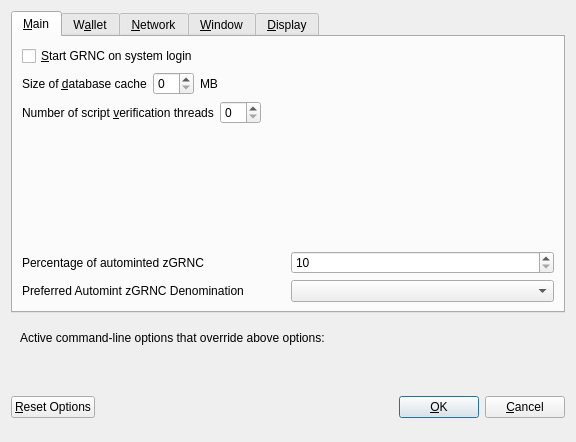
<?xml version="1.0" encoding="UTF-8"?>
<ui version="4.0">
 <class>OptionsDialog</class>
 <widget class="QDialog" name="OptionsDialog">
  <property name="geometry">
   <rect>
    <x>0</x>
    <y>0</y>
    <width>576</width>
    <height>442</height>
   </rect>
  </property>
  <property name="windowTitle">
   <string>Options</string>
  </property>
  <property name="modal">
   <bool>true</bool>
  </property>
  <layout class="QVBoxLayout" name="verticalLayout">
   <item>
    <widget class="QTabWidget" name="tabWidget">
     <property name="currentIndex">
      <number>0</number>
     </property>
     <widget class="QWidget" name="tabMain">
      <attribute name="title">
       <string>&amp;Main</string>
      </attribute>
      <layout class="QVBoxLayout" name="verticalLayout_Main">
       <item>
        <widget class="QCheckBox" name="bitcoinAtStartup">
         <property name="toolTip">
          <string>Automatically start GRNC after logging in to the system.</string>
         </property>
         <property name="text">
          <string>&amp;Start GRNC on system login</string>
         </property>
        </widget>
       </item>
       <item>
        <layout class="QHBoxLayout" name="horizontalLayout_2_Main">
         <item>
          <widget class="QLabel" name="databaseCacheLabel">
           <property name="text">
            <string>Size of &amp;database cache</string>
           </property>
           <property name="textFormat">
            <enum>Qt::PlainText</enum>
           </property>
           <property name="buddy">
            <cstring>databaseCache</cstring>
           </property>
          </widget>
         </item>
         <item>
          <widget class="QSpinBox" name="databaseCache"/>
         </item>
         <item>
          <widget class="QLabel" name="databaseCacheUnitLabel">
           <property name="text">
            <string>MB</string>
           </property>
           <property name="textFormat">
            <enum>Qt::PlainText</enum>
           </property>
          </widget>
         </item>
         <item>
          <spacer name="horizontalSpacer_2_Main">
           <property name="orientation">
            <enum>Qt::Horizontal</enum>
           </property>
           <property name="sizeHint" stdset="0">
            <size>
             <width>40</width>
             <height>20</height>
            </size>
           </property>
          </spacer>
         </item>
        </layout>
       </item>
       <item>
        <layout class="QHBoxLayout" name="horizontalLayout_3_Main">
         <item>
          <widget class="QLabel" name="threadsScriptVerifLabel">
           <property name="text">
            <string>Number of script &amp;verification threads</string>
           </property>
           <property name="textFormat">
            <enum>Qt::PlainText</enum>
           </property>
           <property name="buddy">
            <cstring>threadsScriptVerif</cstring>
           </property>
          </widget>
         </item>
         <item>
          <widget class="QSpinBox" name="threadsScriptVerif">
           <property name="toolTip">
            <string>(0 = auto, &lt;0 = leave that many cores free)</string>
           </property>
          </widget>
         </item>
         <item>
          <spacer name="horizontalSpacer_3_Main">
           <property name="orientation">
            <enum>Qt::Horizontal</enum>
           </property>
           <property name="sizeHint" stdset="0">
            <size>
             <width>40</width>
             <height>20</height>
            </size>
           </property>
          </spacer>
         </item>
        </layout>
       </item>
       <item>
        <spacer name="verticalSpacer_2">
         <property name="orientation">
          <enum>Qt::Vertical</enum>
         </property>
         <property name="sizeHint" stdset="0">
          <size>
           <width>20</width>
           <height>40</height>
          </size>
         </property>
        </spacer>
       </item>
       <item>
        <layout class="QHBoxLayout" name="horizontalLayout_3">
         <item>
          <widget class="QLabel" name="percentage_label">
           <property name="toolTip">
            <string>Percentage of incoming GRNC which get automatically converted to zGRNC via Zerocoin Protocol (min: 10%)</string>
           </property>
           <property name="text">
            <string>Percentage of autominted zGRNC</string>
           </property>
          </widget>
         </item>
         <item>
          <widget class="QSpinBox" name="zeromintPercentage">
           <property name="minimum">
            <number>10</number>
           </property>
           <property name="maximum">
            <number>100</number>
           </property>
          </widget>
         </item>
        </layout>
       </item>
       <item>
        <layout class="QHBoxLayout" name="horizontalLayout" stretch="0,0">
         <property name="sizeConstraint">
          <enum>QLayout::SetFixedSize</enum>
         </property>
         <item>
          <widget class="QLabel" name="labelPreferredDenom">
           <property name="maximumSize">
            <size>
             <width>16777215</width>
             <height>16777215</height>
            </size>
           </property>
           <property name="toolTip">
            <string>Wait with automatic conversion to Zerocoin until enough GRNC for this denomination is available</string>
           </property>
           <property name="text">
            <string>Preferred Automint zGRNC Denomination</string>
           </property>
          </widget>
         </item>
         <item>
          <widget class="QComboBox" name="preferredDenom">
           <property name="maximumSize">
            <size>
             <width>16777215</width>
             <height>27</height>
            </size>
           </property>
           <property name="toolTip">
            <string>Wait with automatic conversion to Zerocoin until enough GRNC for this denomination is available</string>
           </property>
           <property name="maxVisibleItems">
            <number>9</number>
           </property>
           <property name="maxCount">
            <number>9</number>
           </property>
          </widget>
         </item>
        </layout>
       </item>
      </layout>
     </widget>
     <widget class="QWidget" name="tabWallet">
      <attribute name="title">
       <string>W&amp;allet</string>
      </attribute>
      <layout class="QVBoxLayout" name="verticalLayout_Wallet">
       <item>
        <widget class="QGroupBox" name="groupBox">
         <property name="title">
          <string>Expert</string>
         </property>
         <layout class="QVBoxLayout" name="verticalLayout_2">
          <item>
           <widget class="QCheckBox" name="coinControlFeatures">
            <property name="toolTip">
             <string>Whether to show coin control features or not.</string>
            </property>
            <property name="text">
             <string>Enable coin &amp;control features</string>
            </property>
           </widget>
          </item>
          <item>
           <widget class="QCheckBox" name="showMasternodesTab">
            <property name="toolTip">
             <string>Show additional tab listing all your masternodes in first sub-tab&lt;br/&gt;and all masternodes on the network in second sub-tab.</string>
            </property>
            <property name="text">
             <string>Show Masternodes Tab</string>
            </property>
           </widget>
          </item>
          <item>
           <widget class="QCheckBox" name="spendZeroConfChange">
            <property name="toolTip">
             <string>If you disable the spending of unconfirmed change, the change from a transaction&lt;br/&gt;cannot be used until that transaction has at least one confirmation.&lt;br/&gt;This also affects how your balance is computed.</string>
            </property>
            <property name="text">
             <string>&amp;Spend unconfirmed change</string>
            </property>
           </widget>
          </item>
         </layout>
        </widget>
       </item>
       <item>
        <spacer name="verticalSpacer_Wallet">
         <property name="orientation">
          <enum>Qt::Vertical</enum>
         </property>
         <property name="sizeHint" stdset="0">
          <size>
           <width>20</width>
           <height>40</height>
          </size>
         </property>
        </spacer>
       </item>
      </layout>
     </widget>
     <widget class="QWidget" name="tabNetwork">
      <attribute name="title">
       <string>&amp;Network</string>
      </attribute>
      <layout class="QVBoxLayout" name="verticalLayout_Network">
       <item>
        <widget class="QCheckBox" name="mapPortUpnp">
         <property name="toolTip">
          <string>Automatically open the GRNC client port on the router. This only works when your router supports UPnP and it is enabled.</string>
         </property>
         <property name="text">
          <string>Map port using &amp;UPnP</string>
         </property>
        </widget>
       </item>
       <item>
        <widget class="QCheckBox" name="allowIncoming">
         <property name="toolTip">
          <string>Accept connections from outside</string>
         </property>
         <property name="text">
          <string>Allow incoming connections</string>
         </property>
        </widget>
       </item>
       <item>
        <widget class="QCheckBox" name="connectSocks">
         <property name="toolTip">
          <string>Connect to the GRNC network through a SOCKS5 proxy.</string>
         </property>
         <property name="text">
          <string>&amp;Connect through SOCKS5 proxy (default proxy):</string>
         </property>
        </widget>
       </item>
       <item>
        <layout class="QHBoxLayout" name="horizontalLayout_1_Network">
         <item>
          <widget class="QLabel" name="proxyIpLabel">
           <property name="text">
            <string>Proxy &amp;IP:</string>
           </property>
           <property name="textFormat">
            <enum>Qt::PlainText</enum>
           </property>
           <property name="buddy">
            <cstring>proxyIp</cstring>
           </property>
          </widget>
         </item>
         <item>
          <widget class="QValidatedLineEdit" name="proxyIp">
           <property name="minimumSize">
            <size>
             <width>140</width>
             <height>0</height>
            </size>
           </property>
           <property name="maximumSize">
            <size>
             <width>140</width>
             <height>16777215</height>
            </size>
           </property>
           <property name="toolTip">
            <string>IP address of the proxy (e.g. IPv4: 127.0.0.1 / IPv6: ::1)</string>
           </property>
          </widget>
         </item>
         <item>
          <widget class="QLabel" name="proxyPortLabel">
           <property name="text">
            <string>&amp;Port:</string>
           </property>
           <property name="textFormat">
            <enum>Qt::PlainText</enum>
           </property>
           <property name="buddy">
            <cstring>proxyPort</cstring>
           </property>
          </widget>
         </item>
         <item>
          <widget class="QLineEdit" name="proxyPort">
           <property name="minimumSize">
            <size>
             <width>55</width>
             <height>0</height>
            </size>
           </property>
           <property name="maximumSize">
            <size>
             <width>55</width>
             <height>16777215</height>
            </size>
           </property>
           <property name="toolTip">
            <string>Port of the proxy (e.g. 9050)</string>
           </property>
          </widget>
         </item>
         <item>
          <spacer name="horizontalSpacer_1_Network">
           <property name="orientation">
            <enum>Qt::Horizontal</enum>
           </property>
           <property name="sizeHint" stdset="0">
            <size>
             <width>40</width>
             <height>20</height>
            </size>
           </property>
          </spacer>
         </item>
        </layout>
       </item>
       <item>
        <spacer name="verticalSpacer_Network">
         <property name="orientation">
          <enum>Qt::Vertical</enum>
         </property>
         <property name="sizeHint" stdset="0">
          <size>
           <width>20</width>
           <height>40</height>
          </size>
         </property>
        </spacer>
       </item>
      </layout>
     </widget>
     <widget class="QWidget" name="tabWindow">
      <attribute name="title">
       <string>&amp;Window</string>
      </attribute>
      <layout class="QVBoxLayout" name="verticalLayout_Window">
       <item>
        <widget class="QCheckBox" name="minimizeToTray">
         <property name="toolTip">
          <string>Show only a tray icon after minimizing the window.</string>
         </property>
         <property name="text">
          <string>&amp;Minimize to the tray instead of the taskbar</string>
         </property>
        </widget>
       </item>
       <item>
        <widget class="QCheckBox" name="minimizeOnClose">
         <property name="toolTip">
          <string>Minimize instead of exit the application when the window is closed. When this option is enabled, the application will be closed only after selecting Quit in the menu.</string>
         </property>
         <property name="text">
          <string>M&amp;inimize on close</string>
         </property>
        </widget>
       </item>
       <item>
        <spacer name="verticalSpacer_Window">
         <property name="orientation">
          <enum>Qt::Vertical</enum>
         </property>
         <property name="sizeHint" stdset="0">
          <size>
           <width>20</width>
           <height>40</height>
          </size>
         </property>
        </spacer>
       </item>
      </layout>
     </widget>
     <widget class="QWidget" name="tabDisplay">
      <attribute name="title">
       <string>&amp;Display</string>
      </attribute>
      <layout class="QVBoxLayout" name="verticalLayout_Display">
       <item>
        <layout class="QHBoxLayout" name="horizontalLayout_1_Display">
         <item>
          <widget class="QLabel" name="langLabel">
           <property name="text">
            <string>User Interface &amp;language:</string>
           </property>
           <property name="textFormat">
            <enum>Qt::PlainText</enum>
           </property>
           <property name="buddy">
            <cstring>lang</cstring>
           </property>
          </widget>
         </item>
         <item>
          <widget class="QValueComboBox" name="lang">
           <property name="toolTip">
            <string>The user interface language can be set here. This setting will take effect after restarting GRNC.</string>
           </property>
          </widget>
         </item>
        </layout>
       </item>
       <item>
        <widget class="QLabel" name="label_3">
         <property name="toolTip">
          <string notr="true"/>
         </property>
         <property name="statusTip">
          <string notr="true"/>
         </property>
         <property name="whatsThis">
          <string notr="true"/>
         </property>
         <property name="accessibleName">
          <string notr="true"/>
         </property>
         <property name="text">
          <string>Language missing or translation incomplete? Help contributing translations here:
https://www.transifex.com/greencoin-project/greencoin-project-translations</string>
         </property>
         <property name="wordWrap">
          <bool>true</bool>
         </property>
         <property name="openExternalLinks">
          <bool>true</bool>
         </property>
         <property name="textInteractionFlags">
          <set>Qt::TextBrowserInteraction</set>
         </property>
        </widget>
       </item>
       <item>
        <layout class="QHBoxLayout" name="horizontalLayout_4_Display" stretch="0,0">
         <item>
          <widget class="QLabel" name="themeLabel">
           <property name="text">
            <string>User Interface Theme:</string>
           </property>
          </widget>
         </item>
         <item>
          <widget class="QValueComboBox" name="theme"/>
         </item>
        </layout>
       </item>
       <item>
        <widget class="Line" name="line">
         <property name="orientation">
          <enum>Qt::Horizontal</enum>
         </property>
        </widget>
       </item>
       <item>
        <layout class="QHBoxLayout" name="horizontalLayout_2_Display">
         <item>
          <widget class="QLabel" name="unitLabel">
           <property name="text">
            <string>&amp;Unit to show amounts in:</string>
           </property>
           <property name="textFormat">
            <enum>Qt::PlainText</enum>
           </property>
           <property name="buddy">
            <cstring>unit</cstring>
           </property>
          </widget>
         </item>
         <item>
          <widget class="QValueComboBox" name="unit">
           <property name="toolTip">
            <string>Choose the default subdivision unit to show in the interface and when sending coins.</string>
           </property>
          </widget>
         </item>
        </layout>
       </item>
       <item>
        <layout class="QHBoxLayout" name="horizontalLayout_5_Display">
         <item>
          <widget class="QLabel" name="digitsLabel">
           <property name="text">
            <string>Decimal digits</string>
           </property>
          </widget>
         </item>
         <item>
          <widget class="QValueComboBox" name="digits"/>
         </item>
        </layout>
       </item>
       <item>
        <layout class="QHBoxLayout" name="horizontalLayout_3_Display">
         <item>
          <widget class="QLabel" name="thirdPartyTxUrlsLabel">
           <property name="toolTip">
            <string>Third party URLs (e.g. a block explorer) that appear in the transactions tab as context menu items. %s in the URL is replaced by transaction hash. Multiple URLs are separated by vertical bar |.</string>
           </property>
           <property name="text">
            <string>Third party transaction URLs</string>
           </property>
           <property name="buddy">
            <cstring>thirdPartyTxUrls</cstring>
           </property>
          </widget>
         </item>
         <item>
          <widget class="QLineEdit" name="thirdPartyTxUrls">
           <property name="toolTip">
            <string>Third party URLs (e.g. a block explorer) that appear in the transactions tab as context menu items. %s in the URL is replaced by transaction hash. Multiple URLs are separated by vertical bar |.</string>
           </property>
          </widget>
         </item>
        </layout>
       </item>
       <item>
        <spacer name="verticalSpacer">
         <property name="orientation">
          <enum>Qt::Vertical</enum>
         </property>
         <property name="sizeHint" stdset="0">
          <size>
           <width>20</width>
           <height>40</height>
          </size>
         </property>
        </spacer>
       </item>
      </layout>
     </widget>
    </widget>
   </item>
   <item>
    <widget class="QFrame" name="frame">
     <layout class="QVBoxLayout" name="verticalLayout_Bottom">
      <item>
       <layout class="QHBoxLayout" name="horizontalLayout_Bottom">
        <item>
         <widget class="QLabel" name="overriddenByCommandLineInfoLabel">
          <property name="text">
           <string>Active command-line options that override above options:</string>
          </property>
          <property name="textFormat">
           <enum>Qt::PlainText</enum>
          </property>
         </widget>
        </item>
        <item>
         <spacer name="horizontalSpacer_Bottom">
          <property name="orientation">
           <enum>Qt::Horizontal</enum>
          </property>
          <property name="sizeHint" stdset="0">
           <size>
            <width>40</width>
            <height>20</height>
           </size>
          </property>
         </spacer>
        </item>
       </layout>
      </item>
      <item>
       <widget class="QLabel" name="overriddenByCommandLineLabel">
        <property name="text">
         <string/>
        </property>
        <property name="textFormat">
         <enum>Qt::PlainText</enum>
        </property>
        <property name="wordWrap">
         <bool>true</bool>
        </property>
       </widget>
      </item>
     </layout>
    </widget>
   </item>
   <item>
    <layout class="QHBoxLayout" name="horizontalLayout_Buttons">
     <item>
      <widget class="QPushButton" name="resetButton">
       <property name="toolTip">
        <string>Reset all client options to default.</string>
       </property>
       <property name="text">
        <string>&amp;Reset Options</string>
       </property>
       <property name="autoDefault">
        <bool>false</bool>
       </property>
      </widget>
     </item>
     <item>
      <spacer name="horizontalSpacer_1">
       <property name="orientation">
        <enum>Qt::Horizontal</enum>
       </property>
       <property name="sizeHint" stdset="0">
        <size>
         <width>40</width>
         <height>48</height>
        </size>
       </property>
      </spacer>
     </item>
     <item>
      <widget class="QLabel" name="statusLabel">
       <property name="minimumSize">
        <size>
         <width>200</width>
         <height>0</height>
        </size>
       </property>
       <property name="font">
        <font>
         <weight>75</weight>
         <bold>true</bold>
        </font>
       </property>
       <property name="text">
        <string/>
       </property>
       <property name="textFormat">
        <enum>Qt::PlainText</enum>
       </property>
       <property name="wordWrap">
        <bool>true</bool>
       </property>
      </widget>
     </item>
     <item>
      <spacer name="horizontalSpacer_2">
       <property name="orientation">
        <enum>Qt::Horizontal</enum>
       </property>
       <property name="sizeHint" stdset="0">
        <size>
         <width>40</width>
         <height>48</height>
        </size>
       </property>
      </spacer>
     </item>
     <item>
      <widget class="QPushButton" name="okButton">
       <property name="text">
        <string>&amp;OK</string>
       </property>
       <property name="autoDefault">
        <bool>false</bool>
       </property>
       <property name="default">
        <bool>true</bool>
       </property>
      </widget>
     </item>
     <item>
      <widget class="QPushButton" name="cancelButton">
       <property name="text">
        <string>&amp;Cancel</string>
       </property>
       <property name="autoDefault">
        <bool>false</bool>
       </property>
      </widget>
     </item>
    </layout>
   </item>
  </layout>
 </widget>
 <customwidgets>
  <customwidget>
   <class>QValidatedLineEdit</class>
   <extends>QLineEdit</extends>
   <header>qvalidatedlineedit.h</header>
  </customwidget>
  <customwidget>
   <class>QValueComboBox</class>
   <extends>QComboBox</extends>
   <header>qvaluecombobox.h</header>
  </customwidget>
 </customwidgets>
 <resources/>
 <connections/>
</ui>
